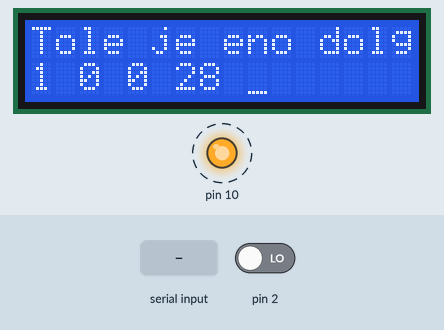
Recording of a sketch running on a simulated Arduino Uno, built with avr-gcc and run on an emulated ATmega328P. Parts: 16×2 character LCD, output pins drawn as LEDs (lit = HIGH). Dashed ring = blinking. Inputs (shaded band) come from the test bench; at power-on: pin 2 LOW. What the sketch prints to the serial monitor is not drawn.

Above: at 1.2 s.
1.3 s: pin 2 driven HIGH
At 3.8 s:
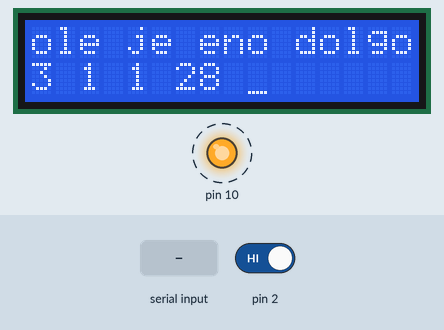
4.3 s: "1" received over Serial
At 5.7 s:
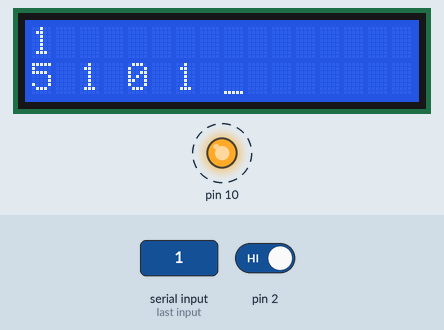
7.3 s: pin 2 driven LOW
At 8.8 s:
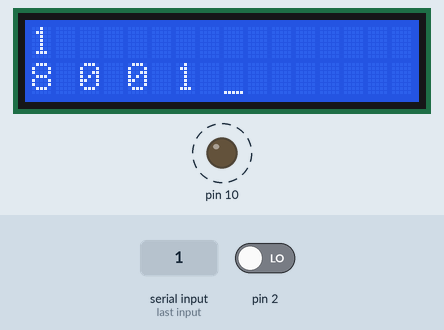
Timing chart, 0 to 15.5 s (numbered marks = the images above; inputs shaded):
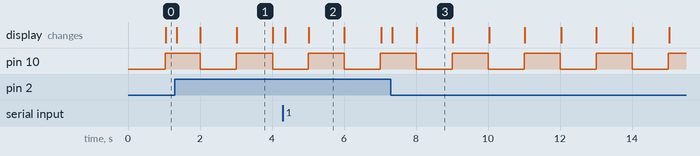

Measured:
- after the input at 1.3 s, the display: first changes after 0.06 s (image 1 shows a later state)
- after the input at 4.3 s, the display: first changes after 0.07 s (image 2 shows a later state)
- by itself, pin 10: alternates HIGH for 1.0 s and LOW for 1.0 s
- what the display in image 1 shows lasts 1.0 s, from 3.0 s to 4.0 s

The sketch:

proba_lcd.ino
```cpp
#include <Wire.h>
#include <LiquidCrystal_I2C.h>

/*
  Program prebere sporocilo do 63 znakov s serijske konzole
  Sporocilo izpise v zgornjo vrstico
  V spodnji vrstici je stevec sekund, indikator za gumb, pozicija in dolzina sporocila
*/


// Set the LCD address to 0x27 for a 16 chars and 2 line display
LiquidCrystal_I2C lcd(0x3f, 16, 2);

char *letters;
int len = 0;
int pos = 0;
int btn = 0;

int seconds = 0;
int lucka = 0;

void setup()
{
  // initialize the LCD
  lcd.init();

  // Turn on the blacklight and print a message.
  lcd.backlight();
  lcd.cursor_on();
  lcd.printstr("Hello, world!");

  Serial.begin(9600);

  letters = (char*) malloc (64 * sizeof(char));
  sprintf(letters, "Tole je eno dolgo sporocilo.");
  len = 28;

  pinMode(2, INPUT);
  pinMode(10, OUTPUT);

}

void loop() {
  if (Serial.available()) {
    lcd.clear();
    lcd.setCursor(0,0);

    int i=0;
    while(Serial.available() > 0) {
      letters[i] = Serial.read();
      i++;
      if (i >= 63) {
        // too many chars
        break;
      }
    }
    len = i;
    letters[i] = 0; // null terminator
    pos = 0;
  }

  // preberi gumb na pinu 2, ob fronti premakni display
  if (btn == 0 && digitalRead(2) == HIGH) {
    btn = 1;
    pos = (pos + 1) % len;
  } else if (btn == 1 && digitalRead(2) == LOW) {
    btn = 0;
  }

  print16();

  // set the cursor to column 0, line 1
  // (note: line 1 is the second row, since counting begins with 0):
  lcd.setCursor(0, 1);
  // print the number of seconds since reset:
  int sec_tmp = millis() / 1000;
  if (sec_tmp > seconds) {
    lucka = (lucka + 1) % 2;
    if (lucka)
      digitalWrite(10, HIGH); // ledica na pinu 10
    else
      digitalWrite(10, LOW);
  }
  seconds = sec_tmp;
  lcd.print(seconds);


  lcd.print(" ");
  lcd.print(btn);
  lcd.print(" ");
  lcd.print(pos);
  lcd.print(" ");
  lcd.print(len);
  lcd.print(" ");
}

// izpise 16 znakov naprej od 'pos', potem pa zacne od zadaj
void print16() {
  if (len <= 16) {
    lcd.setCursor(0,0);
    lcd.print(letters);
  } else {
    for (int i=0; i<16; i++) {
        lcd.setCursor(i,0);
        if (pos + i < len) {
          lcd.write(letters[pos+i]);
          Serial.print(letters[i]);
        } else if (pos + i == len) {
          lcd.write(' ');
          Serial.print(' ');
        } else {
          lcd.write(letters[(pos + i - 1) % len]);
          Serial.print(letters[(pos + i - 1) % len]);
        }
    }
    Serial.println("");
  }
}
```
